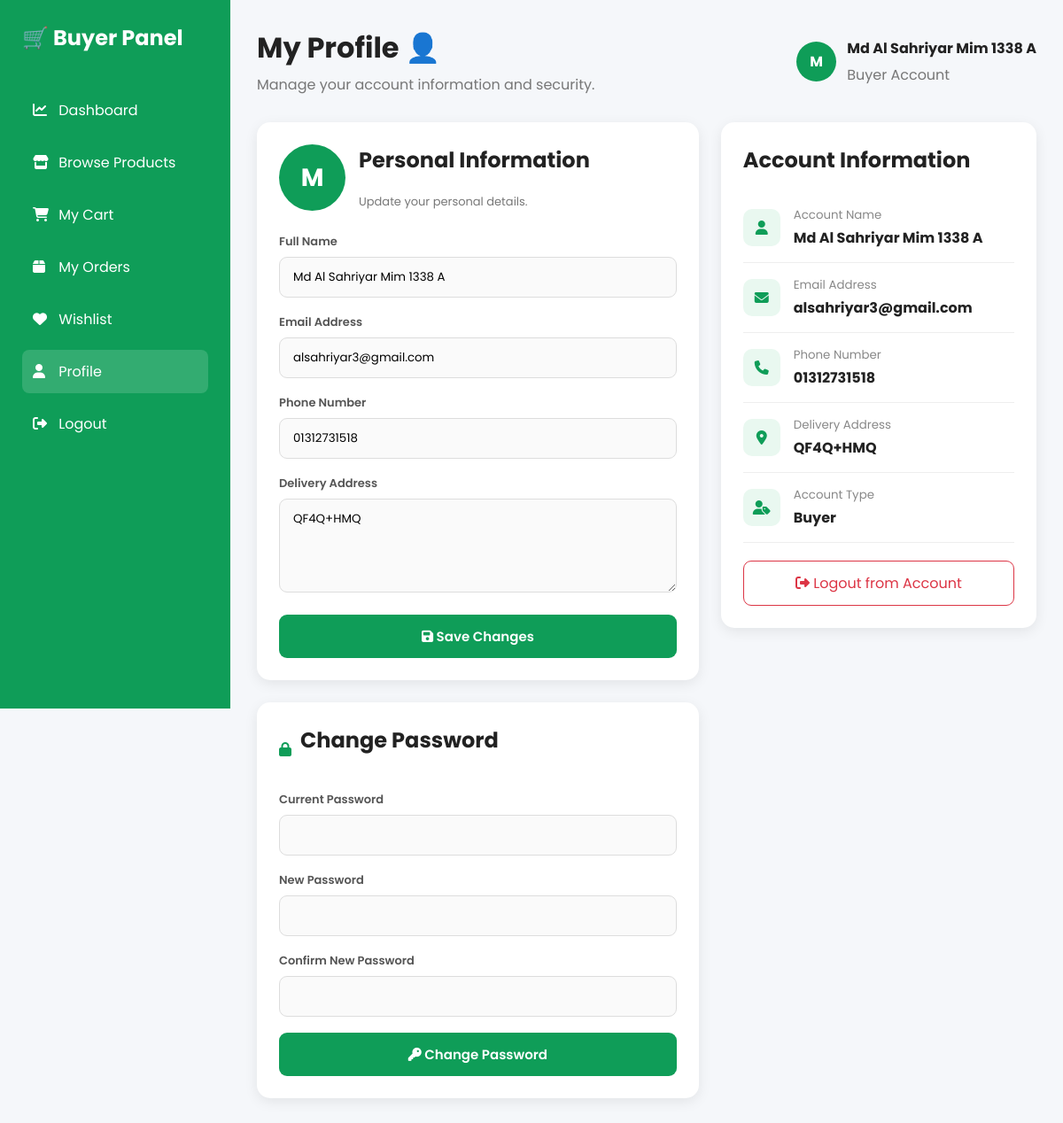
Page /profile.php (signed in) on the committed database.
### tables this page shows
CREATE TABLE `users` (
  `id` int(11) NOT NULL,
  `name` varchar(100) NOT NULL,
  `full_name` varchar(150) NOT NULL,
  `user_type` enum('farmer','admin','buyer') NOT NULL DEFAULT 'farmer',
  `status` enum('pending','active','blocked') DEFAULT 'pending',
  `email` varchar(100) NOT NULL,
  `phone` varchar(20) DEFAULT NULL,
  `address` text DEFAULT NULL,
  `profile_image` varchar(255) DEFAULT NULL,
  `password` varchar(255) NOT NULL,
  `farm_name` varchar(100) DEFAULT NULL,
  `farm_type` varchar(100) DEFAULT NULL,
  `admin_code` varchar(50) DEFAULT NULL,
  `created_at` timestamp NOT NULL DEFAULT current_timestamp()
);

### profile.php (the view, shortened to what this page needs)
<?php
$servername = "localhost";
$username   = "root";
$password   = "";
$dbname     = "farm_db";
$conn = new mysqli(
    $servername,
    $username,
    $password,
    $dbname
);
$conn->set_charset("utf8mb4");
$user_id = (int) $_SESSION['user_id'];
$user_sql = "
    SELECT
        id,
        name,
        email,
        phone,
        address
    FROM users
    WHERE id = ?
    LIMIT 1
";
$user_stmt =
    $conn->prepare($user_sql);
$user_stmt->bind_param(
    "i",
    $user_id
);
$user_stmt->execute();
$user_result =
    $user_stmt->get_result();
$user =
    $user_result->fetch_assoc();
$user_name =
    $user['name'] ?? 'Buyer';
$user_email =
    $user['email'] ?? '';
$user_phone =
    $user['phone'] ?? '';
$user_address =
    $user['address'] ?? '';
$avatar =
    strtoupper(
        mb_substr(
            $user_name,
            0,
            1,
            "UTF-8"
        )
    );
?>
<!DOCTYPE html>
<html lang="en">
<head>
<link
    rel="stylesheet"
    href="https://cdnjs.cloudflare.com/ajax/libs/font-awesome/6.5.1/css/all.min.css"
>
</head>
<body>
<div class="sidebar">
    <div class="logo">
        🛒 Buyer Panel
    </div>
    <div class="menu">
        <a href="buyer-dashboard.php">
            <i class="fas fa-chart-line"></i>
            Dashboard
        </a>
        <a href="products.php">
            <i class="fas fa-store"></i>
            Browse Products
        </a>
        <a href="cart.php">
            <i class="fas fa-shopping-cart"></i>
            My Cart
        </a>
        <a href="orders.php">
            <i class="fas fa-box"></i>
            My Orders
        </a>
        <a href="wishlist.php">
            <i class="fas fa-heart"></i>
            Wishlist
        </a>
        <a href="profile.php" class="active">
            <i class="fas fa-user"></i>
            Profile
        </a>
        <a href="logout.php">
            <i class="fas fa-sign-out-alt"></i>
            Logout
        </a>
    </div>
</div>
<div class="main">
<div class="topbar">
    <div>
        <h1>
            My Profile 👤
        </h1>
        <p>
            Manage your account information and security.
        </p>
    </div>
    <div class="profile-mini">
        <div class="avatar">
            <?= htmlspecialchars($avatar) ?>
        </div>
        <div>
            <strong>
                <?= htmlspecialchars($user_name) ?>
            </strong>
            <p>
                Buyer Account
            </p>
        </div>
    </div>
</div>
<div class="profile-grid">
<div>
<div class="card">
    <div class="card-header">
        <div class="big-avatar">
            <?= htmlspecialchars($avatar) ?>
        </div>
        <div>
            <h2>
                Personal Information
            </h2>
            <p>
                Update your personal details.
            </p>
        </div>
    </div>
    <form method="POST">
        <div class="form-group">
            <label>
                Full Name
            </label>
            <input
                type="text"
                name="name"
                value="<?= htmlspecialchars($user_name) ?>"
                required
            >
        </div>
        <div class="form-group">
            <label>
                Email Address
            </label>
            <input
                type="email"
                name="email"
                value="<?= htmlspecialchars($user_email) ?>"
                required
            >
        </div>
        <div class="form-group">
            <label>
                Phone Number
            </label>
            <input
                type="text"
                name="phone"
                value="<?= htmlspecialchars($user_phone) ?>"
                placeholder="Enter your phone number"
            >
        </div>
        <div class="form-group">
            <label>
                Delivery Address
            </label>
            <textarea
                name="address"
                rows="4"
                placeholder="Enter your delivery address"
            ><?= htmlspecialchars($user_address) ?></textarea>
        </div>
        <button
            type="submit"
            name="update_profile"
            class="btn"
        >
            <i class="fas fa-save"></i>
            Save Changes
        </button>
    </form>
</div>
<div class="card password-card">
    <div class="password-title">
        <i class="fas fa-lock"></i>
        <h2>
            Change Password
        </h2>
    </div>
    <form method="POST">
        <div class="form-group">
            <label>
                Current Password
            </label>
            <input
                type="password"
                name="current_password"
                required
            >
        </div>
        <div class="form-group">
            <label>
                New Password
            </label>
            <input
                type="password"
                name="new_password"
                minlength="6"
                required
            >
        </div>
        <div class="form-group">
            <label>
                Confirm New Password
            </label>
            <input
                type="password"
                name="confirm_password"
                minlength="6"
                required
            >
        </div>
        <button
            type="submit"
            name="change_password"
            class="btn"
        >
            <i class="fas fa-key"></i>
            Change Password
        </button>
    </form>
</div>
</div>
<div>
<div class="card">
    <h2>
        Account Information
    </h2>
    <div class="info-item">
        <div class="info-icon">
            <i class="fas fa-user"></i>
        </div>
        <div>
            <small>
                Account Name
            </small>
            <strong>
                <?= htmlspecialchars($user_name) ?>
            </strong>
        </div>
    </div>
    <div class="info-item">
        <div class="info-icon">
            <i class="fas fa-envelope"></i>
        </div>
        <div>
            <small>
                Email Address
            </small>
            <strong>
                <?= htmlspecialchars($user_email ?: 'Not added') ?>
            </strong>
        </div>
    </div>
    <div class="info-item">
        <div class="info-icon">
            <i class="fas fa-phone"></i>
        </div>
        <div>
            <small>
                Phone Number
            </small>
            <strong>
                <?= htmlspecialchars($user_phone ?: 'Not added') ?>
            </strong>
        </div>
    </div>
    <div class="info-item">
        <div class="info-icon">
            <i class="fas fa-location-dot"></i>
        </div>
        <div>
            <small>
                Delivery Address
            </small>
            <strong>
                <?= htmlspecialchars($user_address ?: 'Not added') ?>
            </strong>
        </div>
    </div>
    <div class="info-item">
        <div class="info-icon">
            <i class="fas fa-user-tag"></i>
        </div>
        <div>
            <small>
                Account Type
            </small>
            <strong>
                Buyer
            </strong>
        </div>
    </div>
    <a
        href="logout.php"
        class="logout-btn"
        onclick="return confirm('Are you sure you want to logout?');"
    >
        <i class="fas fa-sign-out-alt"></i>
        Logout from Account
    </a>
</div>
</div>
</div>
</div>
</body>
</html>

### profile.php (style rules this page uses)
* { margin: 0; padding: 0; box-sizing: border-box; font-family: 'Poppins', sans-serif; }
body { background: #f5f7fa; color: #222; }
.sidebar { position: fixed; top: 0; left: 0; width: 260px; height: 100vh; background: #0f9d58; color: white; padding: 25px; }
.logo { font-size: 24px; font-weight: 700; margin-bottom: 40px; }
.menu a { display: block; color: white; text-decoration: none; padding: 12px; margin-bottom: 10px; border-radius: 8px; transition: .3s; }
.menu a:hover, .menu a.active { background: rgba(255,255,255,.15); }
.menu a i { width: 25px; }
.main { margin-left: 260px; padding: 30px; }
.topbar { display: flex; justify-content: space-between; align-items: center; margin-bottom: 30px; }
.topbar p { color: #777; margin-top: 5px; }
.profile-mini { display: flex; align-items: center; gap: 12px; }
.avatar { width: 45px; height: 45px; border-radius: 50%; background: #0f9d58; color: white; display: flex; justify-content: center; align-items: center; font-weight: bold; }
.profile-grid { display: grid; grid-template-columns: 1.4fr 1fr; gap: 25px; align-items: start; }
.card { background: white; padding: 25px; border-radius: 15px; box-shadow: 0 4px 15px rgba(0,0,0,.08); }
.card h2 { margin-bottom: 20px; }
.card-header { display: flex; align-items: center; gap: 15px; margin-bottom: 25px; }
.big-avatar { width: 75px; height: 75px; border-radius: 50%; background: #0f9d58; color: white; display: flex; align-items: center; justify-content: center; font-size: 28px; font-weight: 700; }
.card-header p { color: #777; font-size: 13px; }
.form-group { margin-bottom: 18px; }
.form-group label { display: block; font-size: 13px; font-weight: 600; color: #555; margin-bottom: 7px; }
.form-group input, .form-group textarea { width: 100%; padding: 12px 15px; border: 1px solid #ddd; border-radius: 9px; outline: none; background: #fafafa; transition: .3s; }
.form-group textarea { resize: vertical; }
.btn { width: 100%; border: none; background: #0f9d58; color: white; padding: 13px; border-radius: 9px; font-size: 15px; font-weight: 600; cursor: pointer; transition: .3s; }
.password-card { margin-top: 25px; }
.password-title { display: flex; align-items: center; gap: 10px; margin-bottom: 20px; }
.password-title i { color: #0f9d58; }
.info-item { display: flex; align-items: center; gap: 15px; padding: 15px 0; border-bottom: 1px solid #eee; }
.info-icon { width: 42px; height: 42px; border-radius: 10px; background: #e9f8f0; color: #0f9d58; display: flex; align-items: center; justify-content: center; }
.info-item small { color: #888; display: block; margin-bottom: 3px; }
.info-item strong { word-break: break-word; }
.logout-btn { display: block; text-align: center; margin-top: 20px; padding: 12px; border-radius: 9px; color: #dc3545; border: 1px solid #dc3545; text-decoration: none; transition: .3s; }

### rows in the picture
users: name "M", name "Md Al Sahriyar Mim 1338 A", email "alsahriyar3@gmail.com", phone "01312731518", address "QF4Q+HMQ"
